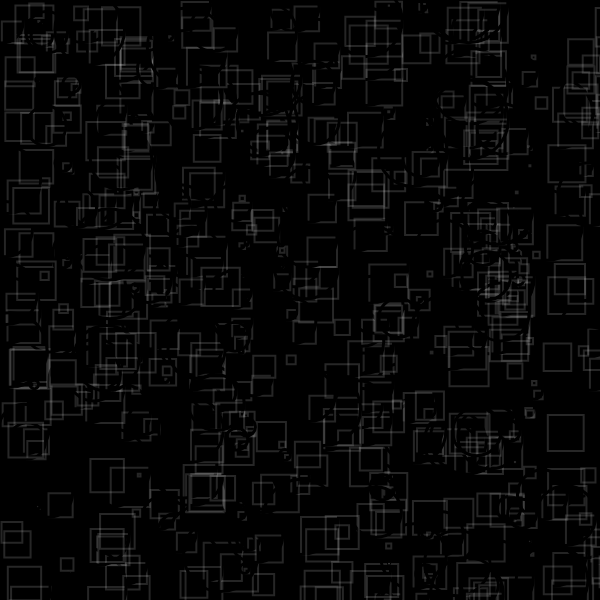
Frame 1 (no input)
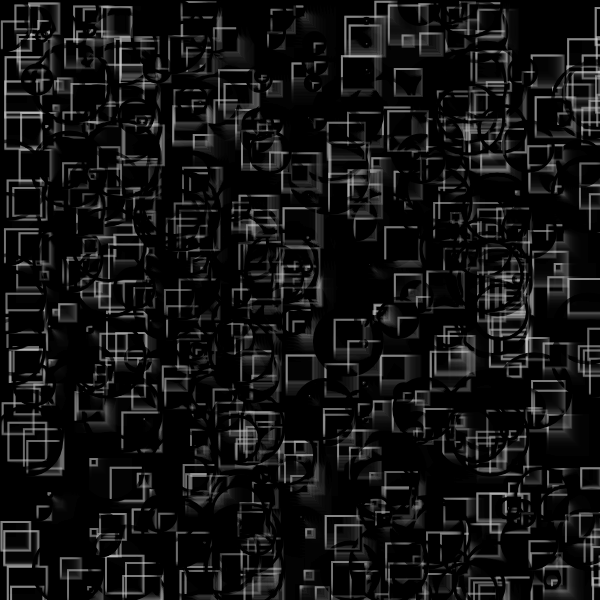
Frame 60 (no input)
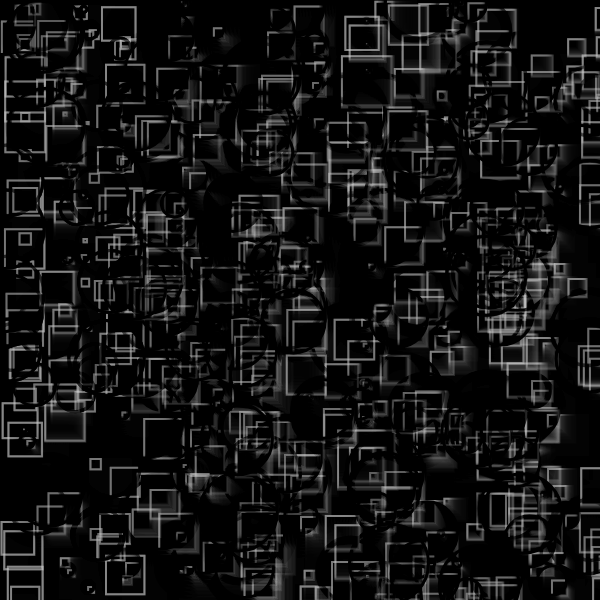
Frame 120 (the mouse pressed at the canvas centre since frame 60)

The p5.js sketch that drew these frames (run headless with seeded random() and noise() and a simulated clock; from frame 60 on, the mouse is pressed at the canvas centre):

// p5.js sketch
// ── sketch.js
//forked from  kyami 

let moverSystems = [];
let num = 10;
let cells, cols, rows;
let offset, margin;
let cellW, cellH;
let bg;
let graphics;


function setup() {
  w = 600;
  var canvas;
    if(windowWidth>=600 && windowHeight >=600){
      canvas = createCanvas(600, 600);
    }
    else{
      canvas = createCanvas(windowWidth, windowHeight - 100);
    }

  var x = (windowWidth - width) / 2;
  var y = (windowHeight - height) / 2;

  canvas.position(x, y);
  background(0);
  noStroke();
}


function draw() {
  let t = frameCount * 0.003;
  randomSeed(3);
  background(0, 40);
  for (let i=0; i < 500; i++) {
    let x = random(width); let y = random(width);
    let r = width/2 - max(abs(x-width/2),abs(y-width/2));

    for (let j=0; j < 12; j++) {
      let sx = width/2+245*tan(-j+t);
      let sy = width/2+245*cos(-j*20+t);
      let s = 50;
          r = min(r, min(abs(sy-s-y),abs(sy+s-y))-20);
    }

    
    r = min(r, abs(width/2-x));
    
    let c = color(255)
    c.setAlpha(8*exp(-r));
    stroke(244, 40)
    noFill();
    strokeWeight(2)
    rect(y,x,r*2,r*2);

    stroke(0)
    strokeWeight(3)
    if(i%2 == 0){
      fill(0, 10)
    ellipse(y,x,r*4, r*4);
  }
  }
}
